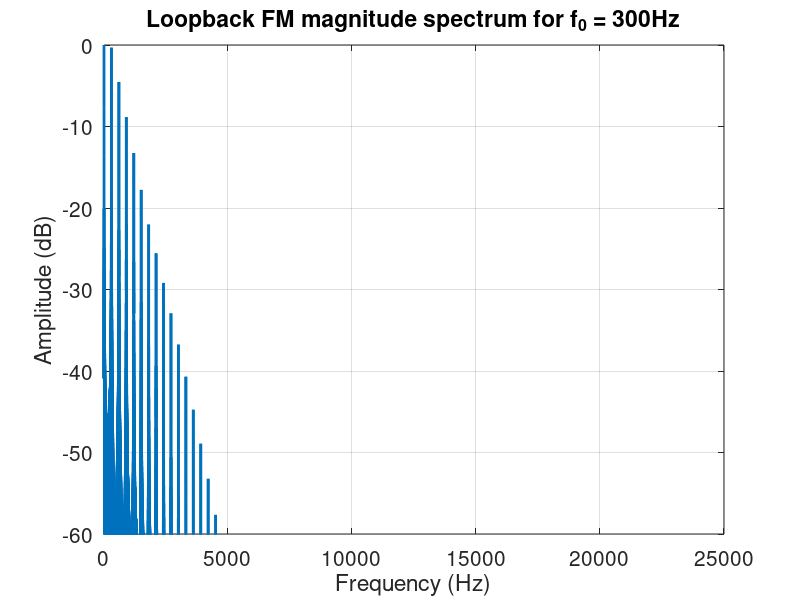

This chart was generated by the following MATLAB code: (Note: this script raises an error after producing the figure.)
% Loopback FM, PM and SAPF frequency content plots

fs = 44100;
dur = 1;

T = 1/fs;
N = fs * dur;
nT = 0:T:(dur-T);

Nfft = 2^nextpow2(N);
faxis = (fs/2)*linspace(0, 1, Nfft/2+1);

wc = 2*pi*700; 
g = 0.9999;

%% %%%%%%%%%%%%%%%%%%%%%%%%%
% Feedback FM
%%%%%%%%%%%%%%%%%%%%%%%%%%%%

% generate magnitude spectrum plot to show how the frequency components are
% integer multiples of w0

h_fm = zeros(1, N);
h_fm(1) = 1;

w0 = 2*pi*300;
B = 0.9;

wc = w0/sqrt(1 - B^2);

for n=2:N
    h_fm(n) = (exp(1j*wc*T*(1 + B * real(h_fm(n-1))))) * h_fm(n-1);
end

H_FM = fft(h_fm, Nfft);
H_FMPos = H_FM(1:Nfft/2+1);
H_FMPosdB = 20*log10(abs(H_FMPos)/max(abs(H_FMPos)));

figure
plot(faxis, H_FMPosdB, 'linewidth', 2)
xlabel('Frequency (Hz)');
ylabel('Amplitude (dB)');
title('Loopback FM magnitude spectrum for f_0 = 300Hz'); 
set(gca, 'FontSize', 15);
ylim([-60 0]);
grid on
fig = gcf
fig.PaperUnits = 'inches';
fig.PaperPosition = [0 0 6 2.5];
print('figures/LBFMMagSpec', '-depsc', '-r0')


%% %%%%%%%%%%%%%%%%%%%%%%%%%
% Stretched Allpass Filter
%%%%%%%%%%%%%%%%%%%%%%%%%%%%

BVec = [0.02 0.03 0.04 0.05:0.05:0.95 0.96 0.97 0.98 0.99];
NB = length(BVec);
slopes = zeros(1, NB);
numSidebands = zeros(1, NB);
b0Vec = zeros(1, NB);

for i=1:NB
    
    B = BVec(i);
    w0 = wc*sqrt(1 - B^2);

    Theta = wc*sqrt(1 - B^2)*nT;
    b0 = (sqrt(1 - B^2) - 1)/B;

    H_apf = (b0 + exp(1j.*Theta)) ./ (1 + b0.*exp(1j.*Theta));

    %% get a function for how the peaks decrease as B changes 
    % (what is the slope or rolloff?)



    
    HAPF = fft(H_apf, Nfft);
    HAPFPos = HAPF(1:Nfft/2+1);

    HAPFPosdB = 20*log10(abs(HAPFPos)/max(abs(HAPFPos)));

    % find the peaks dB spectrum plot
    [pks, locs] = findpeaks(HAPFPosdB, 'MinPeakHeight', -60, 'MinPeakDistance', w0/(2*pi));

    % remove first peak at 0 (or some incorrect one that findpeaks() finds
    locs(1) = [];
    pks(1) = [];

    % fit a straight line
    p = polyfit(faxis(locs), pks, 1);

    figure
    plot(faxis, HAPFPosdB, 'linewidth', 2)
    hold on
    for k=1:length(locs)
        plot(faxis(locs(k)), pks(k), 'r*');
    end
    plot(faxis(locs), p(1)*faxis(locs) + p(2), 'g--')
    
    %pause
    close
    
    slopes(i) = p(1);
    numSidebands(i) = length(pks);
    b0Vec(i) = b0;
end

% For SAPF, having this in terms of b0 makes sense
figure
subplot(211)
plot(b0Vec, slopes);
title('b0Vec vs slopes (rolloff)');
xlim([min(b0Vec) max(b0Vec)]);
grid on

subplot(212)
plot(b0Vec, numSidebands);
title('b0Vec vs number sidebands');
xlim([min(b0Vec) max(b0Vec)]);
grid on

% fit that to an exponential function
b00 = -0.8676; y00 = 40;
b01 = -0.01; y01 = 2;
A0 = ((y01^(b00/b01))/y00)^(1/(b00/b01-1));
tau = -b01/(log(y01/A0));
y = A0*exp(-b0Vec/tau);

hold on
plot(b0Vec, y);
legend('data', 'fit')

% for LBFM and LBPM, having this in terms of B makes sens
figure
subplot(211)
plot(BVec, slopes);
title('BVec vs slopes (rolloff)');
xlim([min(BVec) max(BVec)]);
grid on

% fit that to a logarithmic growth function
x0 = 0.02; y0 = -0.05783;
x1 = 0.99; y1 = -0.01253;
a = (y1*log(x0) - y0*log(x1))/(log(x0) - log(x1));
b = (y0 - a)/log(x0);
y = a + b*log(BVec);
hold on
plot(BVec, y);
legend('data', 'fit')

subplot(212)
plot(BVec, numSidebands);
title('BVec vs number sidebands');
xlim([min(BVec) max(BVec)]);
grid on

% fit that to a double exponential growth function (not the best fit)
x0 = 0.02; y0 = 2;
x1 = 0.99; y1 = 40;
k = 6.6;
y = y0 + (exp(k.^BVec)/max(exp(k.^BVec)))*(y1-y0);

hold on
plot(BVec, y);


%% %%%%%%%%%%%%%%%%%%%%%%%%%
% plots
%%%%%%%%%%%%%%%%%%%%%%%%%%%%


figure
subplot(311)
spectrogram(H_apf, hann(1024), 512, 1024, fs, 'yaxis')
hold on
plot(linspace(0, 1000, N), w0/(2*pi*1000) * ones(1, N), 'r')
ylim([0 2])
title(sprintf('Allpass Filter with B=%f and f0=%f', B, w0/(2*pi)));
legend('w_0')

subplot(312)
spectrogram(h_fm, hann(1024), 512, 1024, fs, 'yaxis')
hold on
plot(linspace(0, 1000, N), w0/(2*pi*1000) * ones(1, N), 'r')
ylim([0 2])
title(sprintf('Feedback FM with B=%f and f0=%f', B, w0/(2*pi)));
legend('w_0')

% subplot(313)
% spectrogram(h_pm, hann(1024), 512, 1024, fs, 'yaxis')
% hold on
% plot(linspace(0, 1000, N), w0/(2*pi*1000) * ones(1, N), 'r') 
% ylim([0 2])
% title(sprintf('Feedback PM B=%f and f0=%f', B, w0/(2*pi)));
% legend('w_0')

